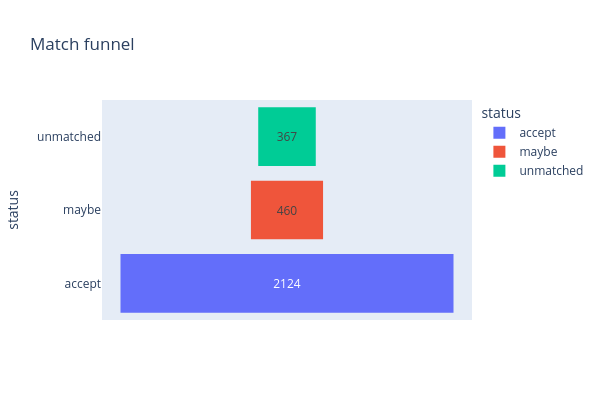
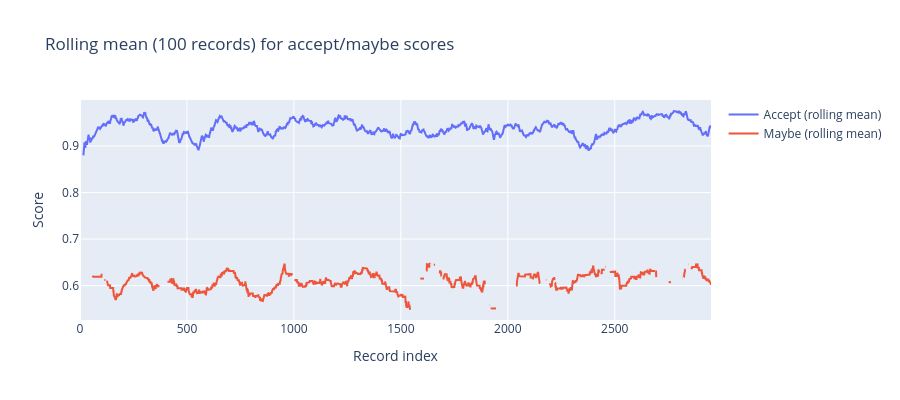

Source (notebook cell) for these figures, in order:
### Markdown cell above
## 8) Match Funnel & Rolling KPIs
Provide a high-level funnel view and rolling score trends for quick stakeholder reporting.

### Code cell
# Match funnel and rolling score trends
status_order = ['accept', 'maybe', 'unmatched']
status_counts = (
    er_results['status']
    .value_counts()
    .reindex(status_order, fill_value=0)
    .reset_index()
)
status_counts.columns = ['status', 'count']
fig = px.funnel(status_counts, y='status', x='count', color='status', title='Match funnel')
fig.update_layout(width=600, height=400)
fig.show()

if 'score' in er_results.columns:
    rolling = (
        er_results
        .sort_values('row_index')
        .assign(
            rolling_accept=lambda df: df['score'].where(df['status'] == 'accept').rolling(100, min_periods=10).mean(),
            rolling_maybe=lambda df: df['score'].where(df['status'] == 'maybe').rolling(100, min_periods=10).mean()
        )
    )
    fig = go.Figure()
    fig.add_trace(go.Scatter(y=rolling['rolling_accept'], name='Accept (rolling mean)', mode='lines'))
    fig.add_trace(go.Scatter(y=rolling['rolling_maybe'], name='Maybe (rolling mean)', mode='lines'))
    fig.update_layout(title='Rolling mean (100 records) for accept/maybe scores', xaxis_title='Record index', yaxis_title='Score', height=400, width=900)
    fig.show()
else:
    print('Score column unavailable for rolling analysis.')

### Figure 1 — Plotly figure (JSON) as saved in the notebook; plotly's stock layout.template omitted (floating-point values rounded to 4 significant figures)
{"data": [{"hovertemplate": "status=%{y}<br>count=%{x}<extra></extra>", "legendgroup": "accept", "marker": {"color": "#636efa"}, "name": "accept", "orientation": "h", "showlegend": true, "type": "funnel", "x": [2124], "xaxis": "x", "y": ["accept"], "yaxis": "y"}, {"hovertemplate": "status=%{y}<br>count=%{x}<extra></extra>", "legendgroup": "maybe", "marker": {"color": "#EF553B"}, "name": "maybe", "orientation": "h", "showlegend": true, "type": "funnel", "x": [460], "xaxis": "x", "y": ["maybe"], "yaxis": "y"}, {"hovertemplate": "status=%{y}<br>count=%{x}<extra></extra>", "legendgroup": "unmatched", "marker": {"color": "#00cc96"}, "name": "unmatched", "orientation": "h", "showlegend": true, "type": "funnel", "x": [367], "xaxis": "x", "y": ["unmatched"], "yaxis": "y"}], "layout": {"height": 400, "legend": {"title": {"text": "status"}, "tracegroupgap": 0}, "title": {"text": "Match funnel"}, "width": 600, "xaxis": {"anchor": "y", "domain": [0, 1], "title": {"text": "count"}}, "yaxis": {"anchor": "x", "categoryarray": ["unmatched", "maybe", "accept"], "categoryorder": "array", "domain": [0, 1], "title": {"text": "status"}}}}

### Figure 2 — Plotly figure (JSON) as saved in the notebook; plotly's stock layout.template omitted (floating-point values rounded to 4 significant figures; data arrays with more than 128 entries replaced by an {"elided": "..."} marker saying what was removed)
{"data": [{"mode": "lines", "name": "Accept (rolling mean)", "type": "scatter", "y": {"elided": "2951 float values"}}, {"mode": "lines", "name": "Maybe (rolling mean)", "type": "scatter", "y": {"elided": "2951 float values"}}], "layout": {"height": 400, "title": {"text": "Rolling mean (100 records) for accept/maybe scores"}, "width": 900, "xaxis": {"title": {"text": "Record index"}}, "yaxis": {"title": {"text": "Score"}}}}
